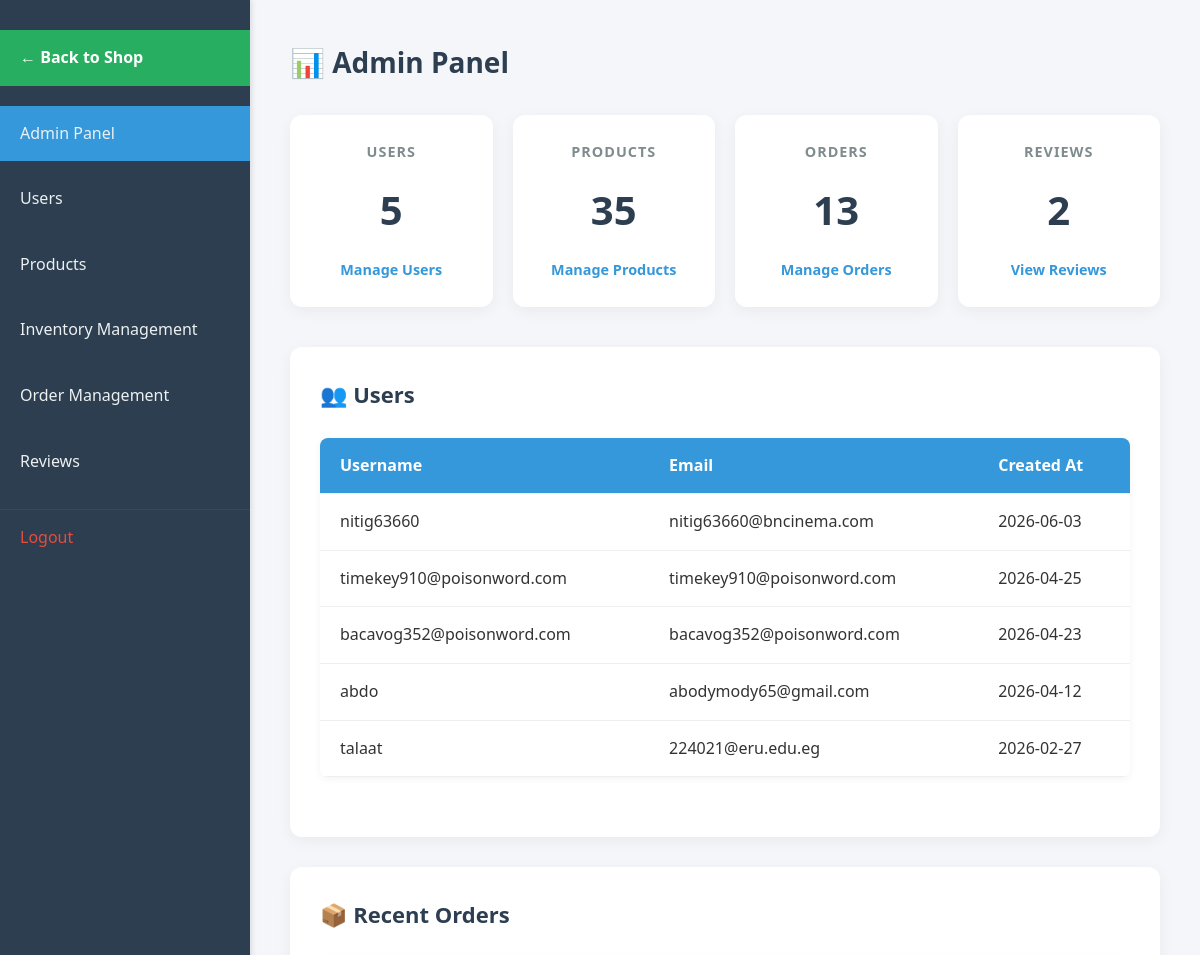
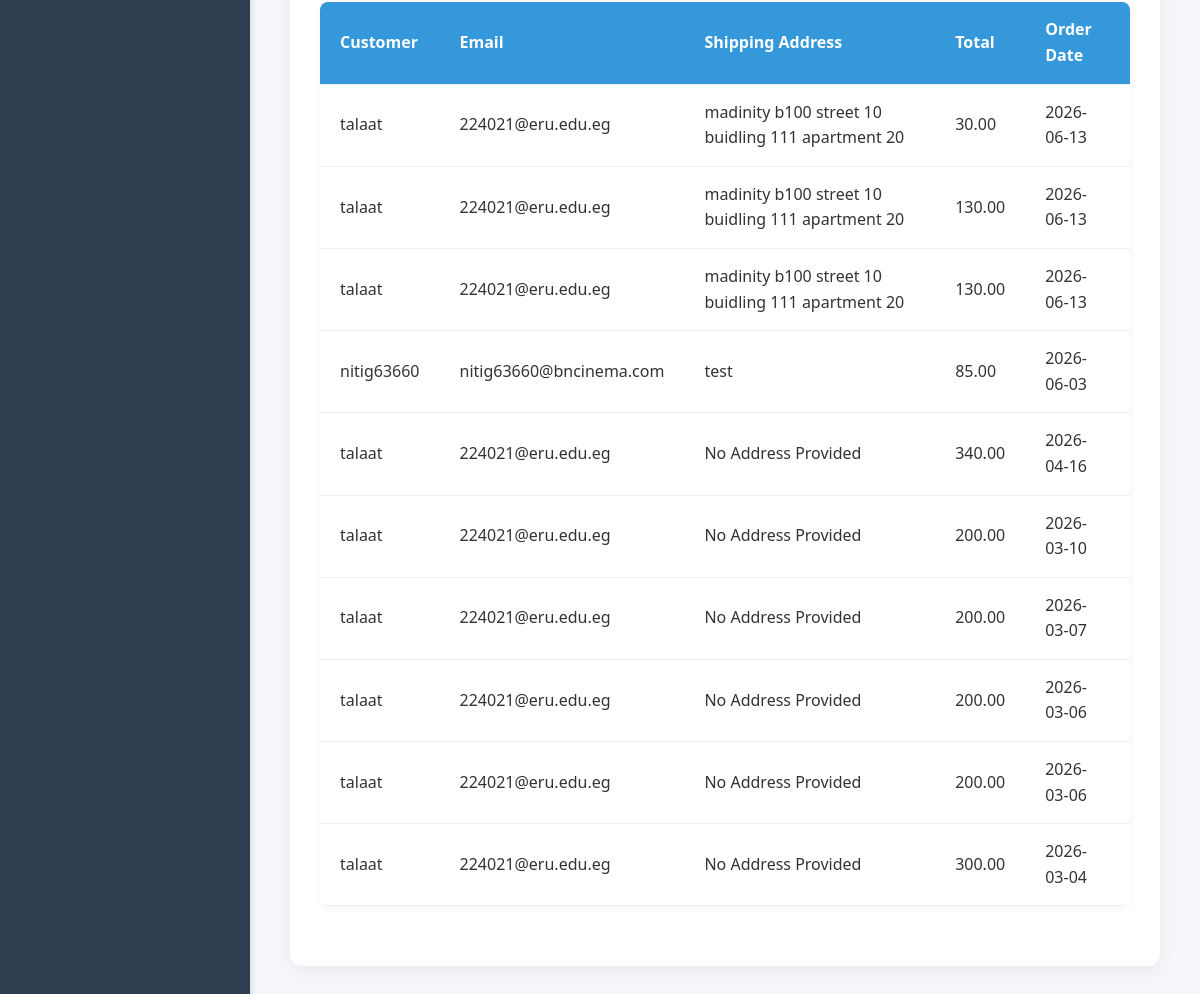
Before: /admin/AdminPanel.php (signed in) with the older database file (2 pictures, top to bottom).
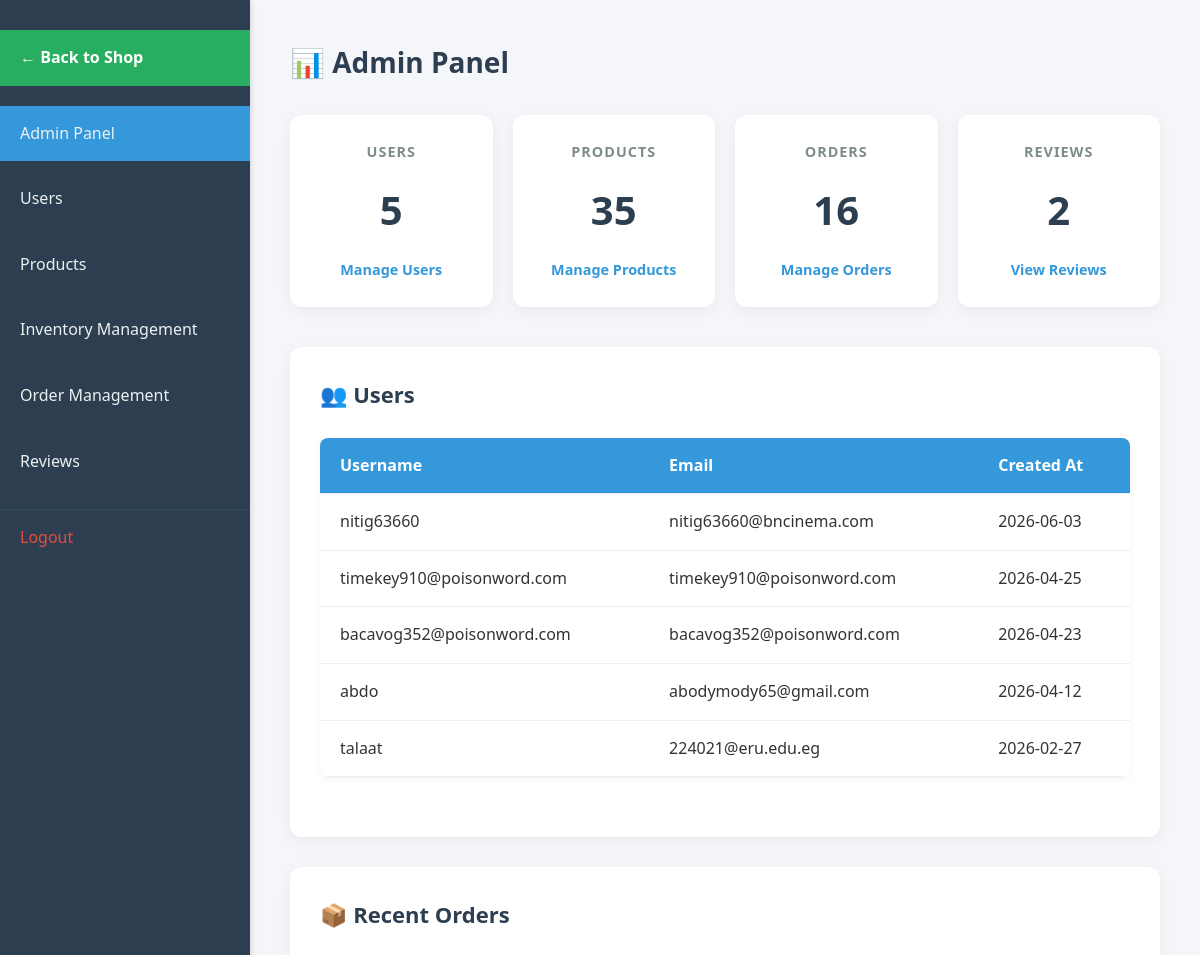
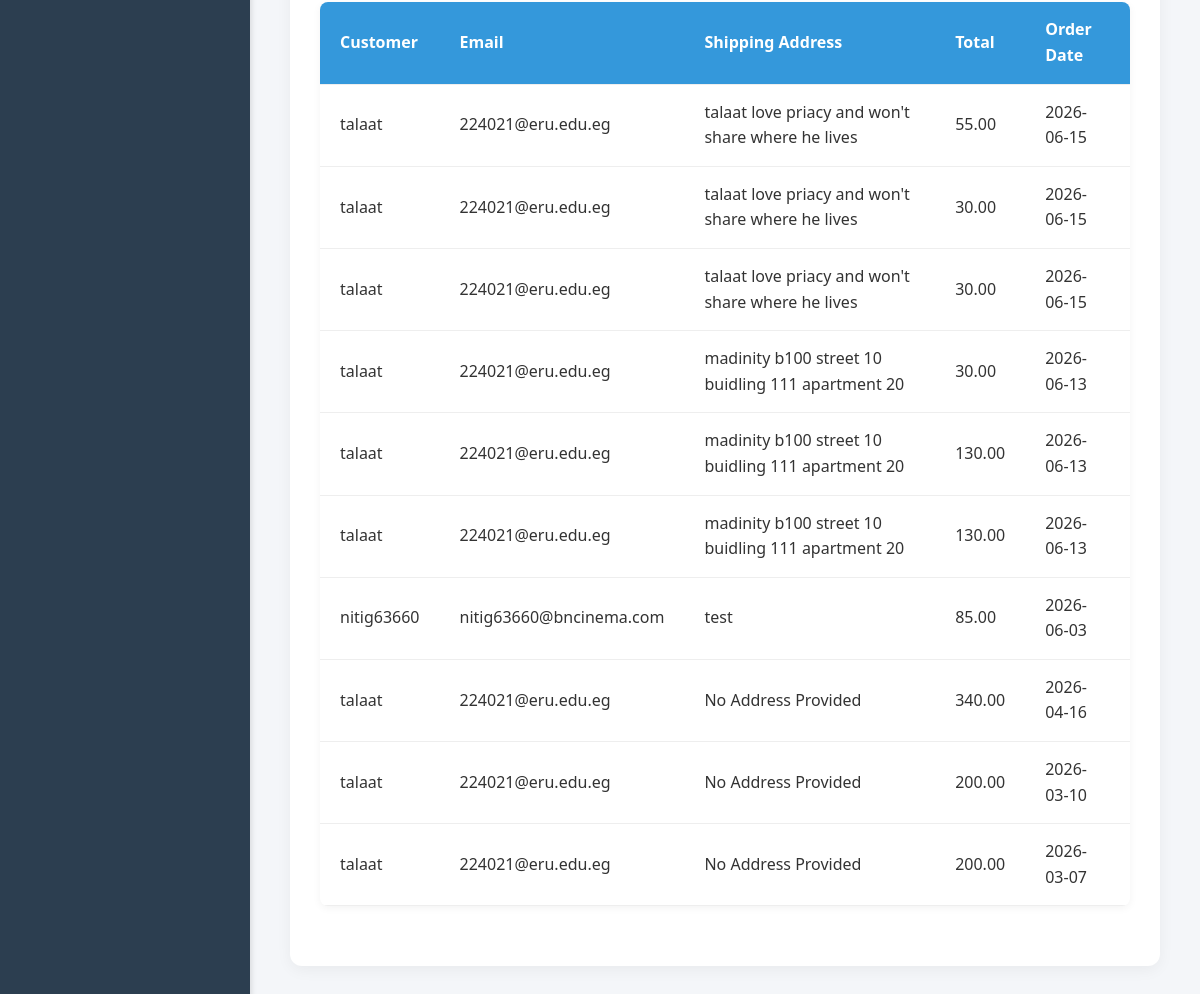
After: the same page with the newer database file (2 pictures, top to bottom).
### tables this page shows
CREATE TABLE `users` (
  `id` int(11) NOT NULL,
  `username` varchar(50) NOT NULL,
  `email` varchar(100) NOT NULL,
  `password` varchar(255) NOT NULL,
  `role` enum('customer','admin') NOT NULL DEFAULT 'customer',
  `twofa_method` enum('none','totp','email') NOT NULL DEFAULT 'none',
  `created_at` datetime NOT NULL DEFAULT current_timestamp(),
  `is_verified` tinyint(1) DEFAULT 0,
  `phone` varchar(30) DEFAULT NULL
);

CREATE TABLE `orders` (
  `id` int(11) NOT NULL,
  `user_id` int(11) NOT NULL,
  `total_amount` decimal(10,2) NOT NULL,
  `status` enum('pending','paid','shipped','delivered','cancelled','refunded') NOT NULL DEFAULT 'pending',
  `location_description` varchar(255) NOT NULL,
  `phone` varchar(30) NOT NULL,
  `created_at` datetime DEFAULT current_timestamp()
);

### admin/AdminPanel.php (the view, shortened to what this page needs)
<?php
require_once __DIR__ . '/../init.php';
?>
<!DOCTYPE html>
<html lang="en">
<head>
    <link rel="stylesheet" href="assets/css/dashboard.css">
</head>
<body>
    <nav>
        <ul>
            <li><a href="../shop.php"
                    style="background-color: #27ae60; color: white; margin-bottom: 20px; font-weight: bold;">← Back to
                    Shop</a></li>
            <li><a href="AdminPanel.php" class="active">Admin Panel</a></li>
            <li><a href="useradmin.php">Users</a></li>
            <li><a href="products.php">Products</a></li>
            <li><a href="Inventory.php">Inventory Management</a></li>
            <li><a href="order_management.php">Order Management</a></li>
            <li><a href="reviews_management.php">Reviews</a></li>
            <li><a href="/app/logout.php">Logout</a></li>
        </ul>
    </nav>
    <main>
        <h1>📊 Admin Panel</h1>
        <div class="dashboard-stats">
            <?php
            $stats_query = "SELECT
            (SELECT COUNT(*) FROM users) as user_count,
            (SELECT COUNT(*) FROM products) as product_count,
            (SELECT COUNT(*) FROM orders) as order_count,
            (SELECT COUNT(*) FROM reviews) as review_count";
            $stats = $conn->query($stats_query)->fetch_assoc();
            ?>
            <div class="stat-card">
                <h3>Users</h3>
                <p class="stat-value"><?php echo $stats['user_count']; ?></p>
                <a href="useradmin.php">Manage Users</a>
            </div>
            <div class="stat-card">
                <h3>Products</h3>
                <p class="stat-value"><?php echo $stats['product_count']; ?></p>
                <a href="viewproduct.php">Manage Products</a>
            </div>
            <div class="stat-card">
                <h3>Orders</h3>
                <p class="stat-value"><?php echo $stats['order_count']; ?></p>
                <a href="order_management.php">Manage Orders</a>
            </div>
            <div class="stat-card">
                <h3>Reviews</h3>
                <p class="stat-value"><?php echo $stats['review_count']; ?></p>
                <a href="reviews_management.php">View Reviews</a>
            </div>
        </div>
        <div class="section">
            <h2>👥 Users</h2>
            <?php
            $user_sql = "SELECT username, email, created_at FROM users ORDER BY created_at DESC LIMIT 10";
            $user_result = $conn->query($user_sql);
            if ($user_result && $user_result->num_rows > 0) {
                echo "<table>";
                echo "<tr><th>Username</th><th>Email</th><th>Created At</th></tr>";
                while ($user = $user_result->fetch_assoc()) {
                    echo "<tr>
                      <td>" . htmlspecialchars($user['username']) . "</td>
                      <td>" . htmlspecialchars($user['email']) . "</td>
                      <td>" . date('Y-m-d', strtotime($user['created_at'])) . "</td>
                    </tr>";
                }
                echo "</table>";
            } else {
                echo "<p>No users found.</p>";
            }
            ?>
        </div>
        <div class="section">
            <h2>📦 Recent Orders</h2>
            <?php
            $order_sql = "SELECT
                          u.username,
                          u.email,
                          o.location_description,
                          o.total_amount,
                          o.created_at
                        FROM orders o
                        JOIN users u ON o.user_id = u.id
                        ORDER BY o.created_at DESC LIMIT 10";
            $order_result = $conn->query($order_sql);
            if ($order_result && $order_result->num_rows > 0) {
                echo "<table>";
                echo "<tr><th>Customer</th><th>Email</th><th>Shipping Address</th><th>Total</th><th>Order Date</th></tr>";
                while ($order = $order_result->fetch_assoc()) {
                    echo "<tr>
                      <td>" . htmlspecialchars($order['username']) . "</td>
                      <td>" . htmlspecialchars($order['email']) . "</td>
                      <td>" . htmlspecialchars($order['location_description']) . "</td>
                      <td>" . number_format($order['total_amount'], 2) . "</td>
                      <td>" . date('Y-m-d', strtotime($order['created_at'])) . "</td>
                    </tr>";
                }
                echo "</table>";
            } else {
                echo "<p>No orders found.</p>";
            }
            ?>
        </div>
    </main>
</body>
</html>

Changed rows visible on the page:
no longer on this page (row unchanged): orders: user.username "talaat", user.email "224021@eru.edu.eg", location_description "No Address Provided", total_amount "200.00", created_at "2026-03-06"
no longer on this page (row unchanged): orders: user.username "talaat", user.email "224021@eru.edu.eg", location_description "No Address Provided", total_amount "200.00", created_at "2026-03-06"
no longer on this page (row unchanged): orders: user.username "talaat", user.email "224021@eru.edu.eg", location_description "No Address Provided", total_amount "300.00", created_at "2026-03-04"
added orders: user.username "talaat", user.email "224021@eru.edu.eg", location_description "talaat love priacy and won't share where he lives", total_amount "55.00", created_at "2026-06-15"
added orders: user.username "talaat", user.email "224021@eru.edu.eg", location_description "talaat love priacy and won't share where he lives", total_amount "30.00", created_at "2026-06-15"
added orders: user.username "talaat", user.email "224021@eru.edu.eg", location_description "talaat love priacy and won't share where he lives", total_amount "30.00", created_at "2026-06-15"
Other visible differences:
$stats['order_count']: "13" → "16"
